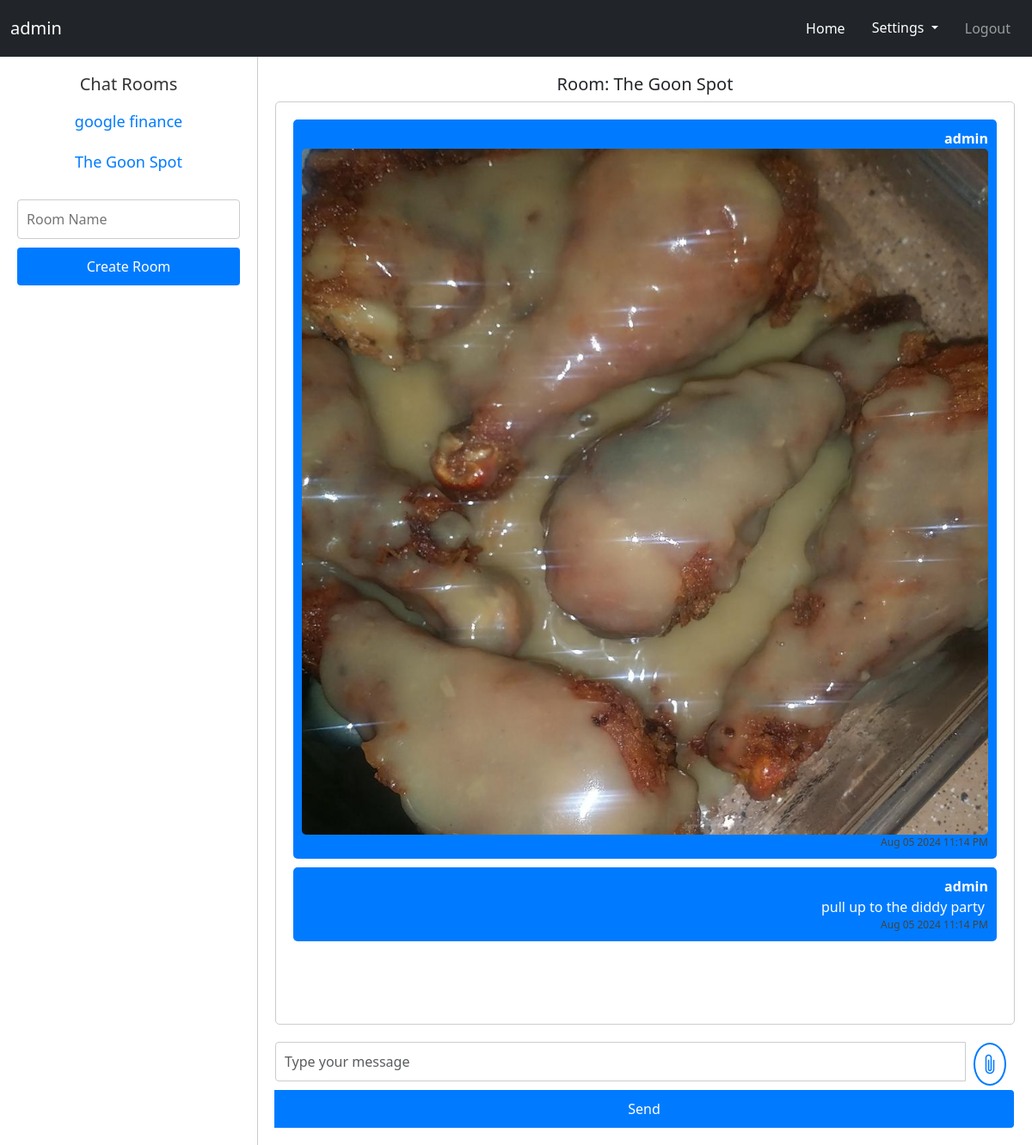
The page /chat/room/68589674-c219-4743-a0cf-222a50934ee3 (signed in) on the database its author committed.
### database/models/sqlalchemy_models.py (models this page shows)
class User(UserMixin, Base):
    __tablename__ = 'users'
    id = Column(String, primary_key=True)
    username = Column(String(100), unique=True)
    password = Column(String(100))
    meta_data = Column(Text)

class ChatRoom(Base):
    __tablename__ = 'chat_rooms'
    id = Column(String, primary_key=True)
    name = Column(String(255), nullable=True)
    creation_date = Column(DateTime, nullable=False)
    room_creator_id = Column(String(255), nullable=False)

class ChatMessage(Base):
    __tablename__ = 'chat_messages'
    id = Column(String, primary_key=True, unique=True)
    datetime = Column(DateTime, nullable=False)
    message = Column(String, nullable=False)
    sender_id = Column(String, nullable=False)
    room_id = Column(String, nullable=False)
    meta_data = Column(Text, nullable=False)

### routes/chat.py (the view)
@chat.route('/room/<string:room_id>')
@login_required
def room(room_id):
    with database_manager as session:
        current_room = session.query(database_manager.ChatRoom).filter_by(id=room_id).first()
        all_rooms = session.query(database_manager.ChatRoom).all()
        messages = sorted(session.query(database_manager.ChatMessage).filter_by(room_id=room_id).all(), key=lambda message: message.datetime)
        for message in messages:
            message.sender = session.query(database_manager.User).filter_by(id=message.sender_id).first()
            message.date_filtered = message.datetime.strftime('%b %d %Y %I:%M %p')
        for message in messages:
            message.meta_data = json.loads(message.meta_data)
    return render_template('chat.html', room=current_room, rooms=all_rooms, messages=messages, current_user_meta=json.loads(current_user.meta_data))

### database/db_manager.py (called while the page is built)
    def __enter__(self):
        session_factory = sessionmaker(bind=self.engine)
        session = scoped_session(session_factory)
        self.session = session()
        return self.session

    def __exit__(self, ext_type, exc_value, traceback):
        self.session.close()
        if isinstance(exc_value, Exception):
            self.session.rollback()
            print(f"DATABASE ERROR OCCURRED: {exc_value} ROLLING BACK CHANGES")
        else:
            self.session.commit()
        self.session.close()

### templates/chat/chat.html (shortened to what this page needs)
{% extends "base.html" %}
{% block content %}
<div class="messaging-container">
    <div class="room-list">
        <h5>Chat Rooms</h5>
        <ul>
            {% for room in rooms %}
            <li><a href="{{ url_for('chat.room', room_id=room.id) }}">{{ room.name }}</a></li>
            {% endfor %}
        </ul>
        <form action="{{ url_for('api.create_room') }}" id="create-room-form" method="post">
            <input type="text" name="room_name" placeholder="Room Name">
            <button type="submit">Create Room</button>
        </form>
    </div>
    <div class="chat-container">
        {% if room %}
        <h5>Room: {{ room.name }}</h5>
        <div class="message-list">
            {% for message in messages %}
            <div class="message {% if message.sender_id == current_user.id %}sent{% else %}received{% endif %}">
                <strong class="username">{{ message.sender.username }}</strong>
                {% if message.meta_data.is_file %}
                    {% if message.meta_data.filename.lower().endswith('.jpg') or
                          message.meta_data.filename.lower().endswith('.jpeg') or
                          message.meta_data.filename.lower().endswith('.png') %}
                        <img src="{{ url_for('static', filename='file_upload/' + message.meta_data.filename) }}" alt="{{ message.meta_data.filename }}" class="{% if message.sender_id == current_user.id %}sent-img{% else %}received-img{% endif %}">
                    {% else %}
                        <a href="{{ url_for('static', filename='file_upload/' + message.meta_data.filename) }}" style="color: white;" target="_blank">{{ message.meta_data.filename }}</a>
                    {% endif %}
                {% else %}
                    <p>{{ message.message }}</p>
                {% endif %}
                <span class="timestamp">{{ message.date_filtered }}</span>
            </div>
            {% endfor %}
        </div>
        <div>
            <form class="message-input" method="post" action="{{ url_for('api.submit_chat_message', room_id=room.id) }}" enctype="multipart/form-data">
                <div class="input-group">
                    <input type="text" name="message" class="form-control" placeholder="Type your message">
                    <label for="file-input" class="file-label">
                        <i class="bi bi-paperclip"></i>
                    </label>
                    <button type="submit" class="btn btn-primary">Send</button>
                </div>
            </form>
        </div>
        {% else %}
        <p>Select a room to start chatting.</p>
        {% endif %}
    </div>
</div>
{% endblock %}

### templates/navbar.html (shortened to what this page needs)
{% block content %}
    <nav class="navbar navbar-expand-lg navbar-dark bg-dark">
      <div class="container-fluid">
        <a class="navbar-brand" href="{{ url_for('admin.index') }}">{{ current_user.username }}</a>
        <div class="collapse navbar-collapse" id="navbarNav">
          <ul class="navbar-nav ms-auto">
            <li class="nav-item">
              <a class="nav-link active" href="{{ url_for('chat.index') }}">Home</a>
            </li>
            {% if current_user.is_authenticated %}
              <li class="nav-item">
                <div class="dropdown">
                  <button class="btn btn-dark dropdown-toggle" type="button" id="dropdownMenuButton2" data-bs-toggle="dropdown" aria-expanded="false">
                    Settings
                  </button>
                </div>
              </li>
              <li class="nav-item">
                <a class="nav-link" href="{{ url_for('auth.logout') }}">Logout</a>
              </li>
            {% endif %}
          </ul>
        </div>
      </div>
    </nav>
{% endblock %}

### static/css/styles.css (style rules this page uses)
body { font-family: Arial, sans-serif; background-color: #f8f9fa; text-align: center; margin: 0; padding: 0; }
ul, li, label { text-align: center; }
h1, h5 { text-align: center; color: #333; }
a { color: #007BFF; font-size: 18px; }
label { display: block; margin-bottom: 5px; }
input[type="text"], input[type="number"] { width: 97%; padding: 10px; margin-bottom: 10px; border: 1px solid #ccc; border-radius: 4px; }
.form-control { width: 100%; padding: 10px; margin-bottom: 10px; border: 1px solid #ccc; border-radius: 4px; }
.nav-item { margin: 5px; }
.btn-primary { background-color: #007BFF; color: #fff; padding: 10px 20px; border: none; border-radius: 4px; cursor: pointer; width: 100%; transition: background-color 0.3s ease; }
.chat-container { width: 75%; padding: 20px; display: flex; flex-direction: column; justify-content: space-between; }
.timestamp { font-size: 12px; color: #444444; }
.username { font-weight: bold; }
.messaging-container { display: flex; height: 100vh; }
.message-list { flex: 1; overflow-y: auto; padding: 20px; border: 1px solid #ccc; border-radius: 5px; background-color: #fff; margin-bottom: 20px; }
.message { display: flex; justify-content: space-between; padding: 10px; border-radius: 5px; margin-bottom: 10px; word-wrap: break-word; overflow-wrap: break-word; white-space: pre-wrap; }
.message.sent { background-color: #007BFF; color: #fff; text-align: right; }
.message { display: flex; flex-direction: column; }
.message img { max-width: 100%; height: auto; border-radius: 5px; }
.message.sent, .message.received { max-width: 100%; }
.message p { margin: 0; max-width: 100%; }
.message-input { display: flex; align-items: center; }
.message-input input { flex: 1; padding: 10px; border: 1px solid #ccc; border-radius: 4px; margin-right: 10px; }
.message-input button { padding: 10px 20px; background-color: #007BFF; color: #fff; border: none; border-radius: 4px; cursor: pointer; }
.sent-img { margin-left: auto; margin-right: 0; }
.file-label { display: flex; align-items: center; cursor: pointer; margin-right: 10px; }
.file-label i { font-size: 24px; border: 2px solid #007BFF; border-radius: 50%; padding: 5px; color: #007BFF; }
.room-list { width: 25%; border-right: 1px solid #ccc; padding: 20px; overflow-y: auto; }
.room-list h5 { color: #333; }
.room-list ul { list-style: none; padding: 0; }
.room-list ul li { padding: 10px 0; }
.room-list ul li a { color: #007BFF; text-decoration: none; }
.room-list form { margin-top: 20px; }
.room-list form input { width: 100%; padding: 10px; border: 1px solid #ccc; border-radius: 4px; margin-bottom: 10px; }
.room-list form button { width: 100%; padding: 10px; background-color: #007BFF; color: #fff; border: none; border-radius: 4px; cursor: pointer; }

### rows shown on the page
User: username "admin"
ChatRoom: name "google finance"
ChatRoom: name "The Goon Spot"
ChatMessage: sender.username "admin", date_filtered "Aug 05 2024 11:14 PM"
ChatMessage: sender.username "admin", message "pull up to the diddy party", date_filtered "Aug 05 2024 11:14 PM"
